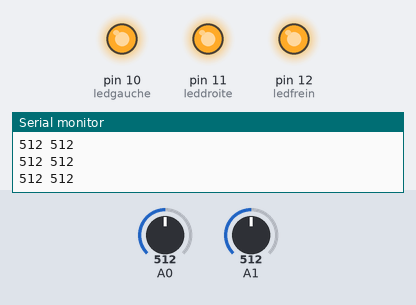
The sketch below on a simulated Arduino Uno, built with avr-gcc and run on an emulated ATmega328P. Shown: output pins drawn as LEDs (lit = HIGH), the last lines printed to the serial monitor. The test bench sets the inputs (shaded band); at power-on: A1 = 512, A0 = 512.

Above: at 1.2 s.
1.3 s: A1 set to 308
3.5 s: A1 set to 282
At 5.1 s:
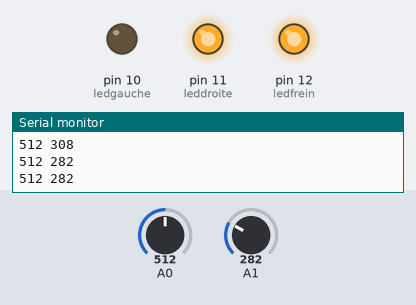
6.0 s: A0 set to 258
9.0 s: A0 set to 226
At 10.6 s:
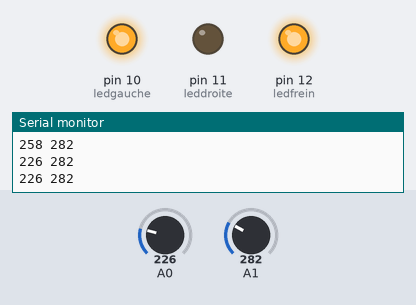
11.5 s: A0 set to 250
At 14.2 s:
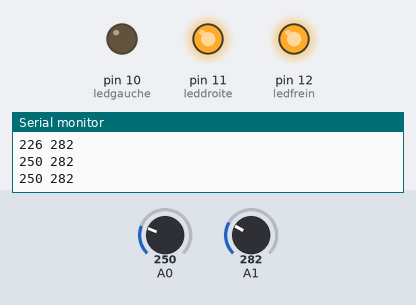
14.5 s: A0 set to 230
At 16.1 s:
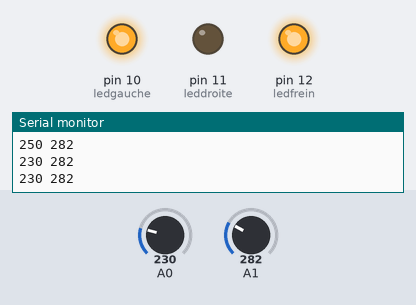
Timing chart, 0 to 17.6 s (numbered marks = the images above; inputs shaded):
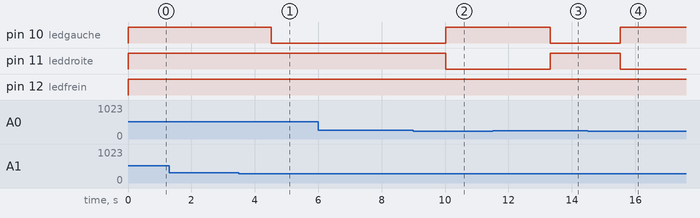

The sketch:

flexavecled.ino
```cpp
//programme qui reconnait les mouvements de nos doigts et allume des leds en conséquence
//première version basique
const int ledgauche=10;
const int leddroite=11;
const int ledfrein=12;
int valeur_flexgauche;
int valeur_flexdroite;
void setup() {
  Serial.begin(9600);
  pinMode(ledgauche,OUTPUT);
  pinMode(leddroite,OUTPUT);
  pinMode(ledfrein,OUTPUT);
}

void loop() {
  valeur_flexgauche=analogRead(0); //lit la valeur du flex à gauche
  valeur_flexdroite=analogRead(1); //lit la valeur du flex à droite
  Serial.print(valeur_flexgauche);
  Serial.print(" ");
  Serial.println(valeur_flexdroite);

  if (valeur_flexgauche>240 and valeur_flexdroite<300){ //pour aller à gauche
    delay(1000); // pour être sûr qu'on ne fait pas un mouvement involontaire
    digitalWrite(ledgauche,LOW); // allume la led de gauche
    digitalWrite(leddroite,HIGH);} // éteint celle de droite

  else if (valeur_flexgauche<250 and valeur_flexdroite>260){ //pour aller à droite
    delay(1000); // pour éviter mouvements involontaire
    digitalWrite(ledgauche,HIGH); // éteint la led de gauche
    digitalWrite(leddroite,LOW);} // allume celle de droite

  else if (valeur_flexgauche<200 and valeur_flexdroite<200){
    delay(500); //délai plus court car il peut y avoir un freinage d'urgence donc l'affichage doit être rapide
    digitalWrite(ledgauche,HIGH); //éteint led de gauche
    digitalWrite(leddroite,HIGH); //éteint led de droite
    digitalWrite(ledfrein,LOW);} // allume led du milieu

  else {
    digitalWrite(ledgauche,HIGH); //ne fait rien si rien n'est demander
    digitalWrite(leddroite,HIGH);
    digitalWrite(ledfrein,HIGH);}
  delay(100);


}
```

Measured:
- the behaviour switches between 300 and 299 on A1 (found by bisection; images 0 and 1)
- the behaviour switches between 241 and 240 on A0 (found by bisection; images 1 and 2)
- after the input at 3.5 s, pin 10 (ledgauche): HIGH → LOW after 1.0 s
- after the input at 9.0 s, pin 10 (ledgauche): LOW → HIGH after 1.0 s; pin 11 (leddroite): HIGH → LOW after 1.0 s
- after the input at 11.5 s, pin 10 (ledgauche): HIGH → LOW after 1.8 s; pin 11 (leddroite): LOW → HIGH after 1.8 s
- after the input at 14.5 s, pin 10 (ledgauche): LOW → HIGH after 1.0 s; pin 11 (leddroite): HIGH → LOW after 1.0 s
